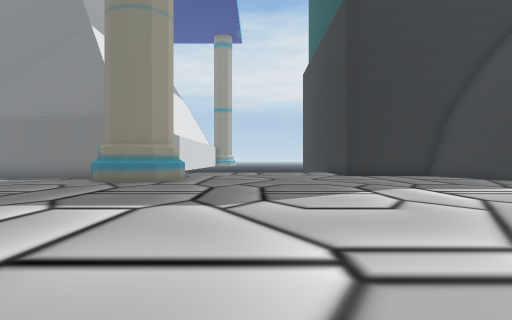
view 1 (above)

16 first-person views from a walk through a 3-D level made in the Unity game engine. The camera is 1.4 m above the floor, looks level and sees 90° across. The floor is counted in squares, 2 m on a side. Each view is taken from the middle of a square. On the plan, view 1 faces up. The plan holds only what a view shows up to about 9 squares ahead; the rest is blank. The place goes on beyond the plan. Some trees and plants on the terrain are drawn as simple stand-ins. Some surface patterns are stand-ins.

view 2
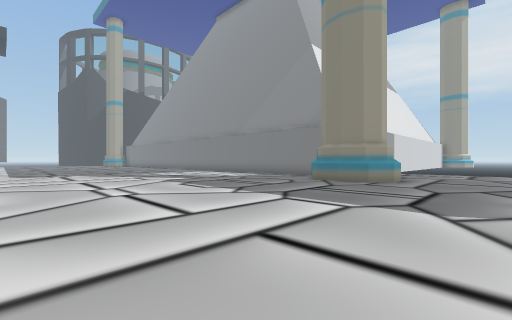

view 3
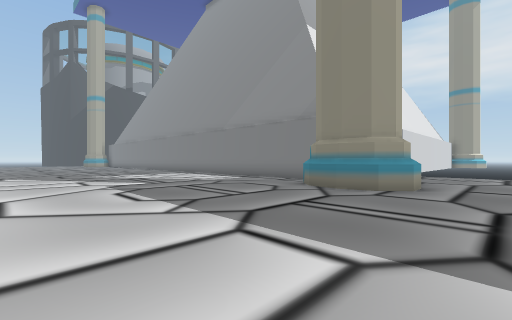

view 4
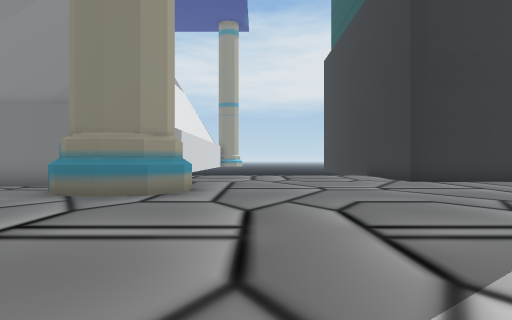

view 5
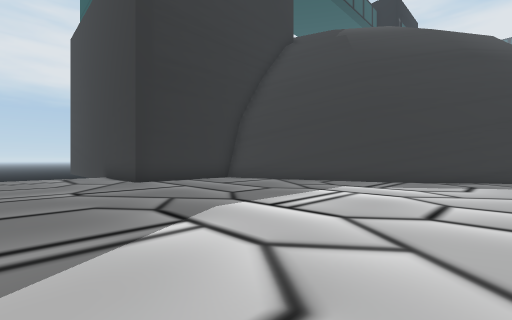

view 6
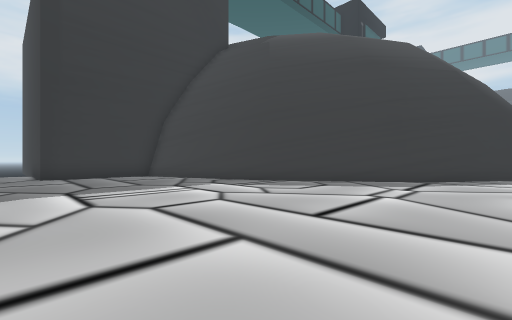

view 7
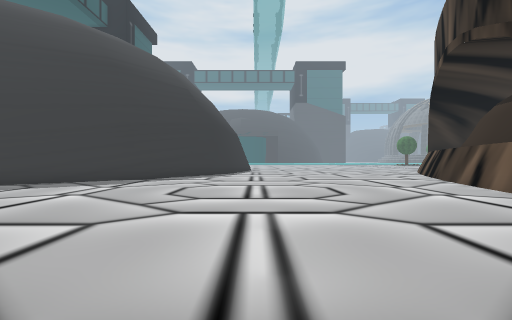

view 8
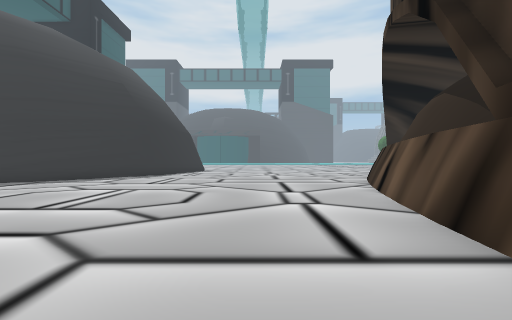

view 9
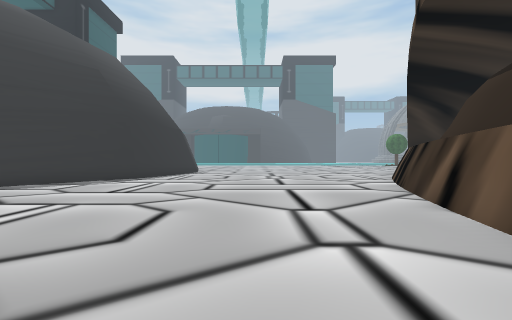

view 10
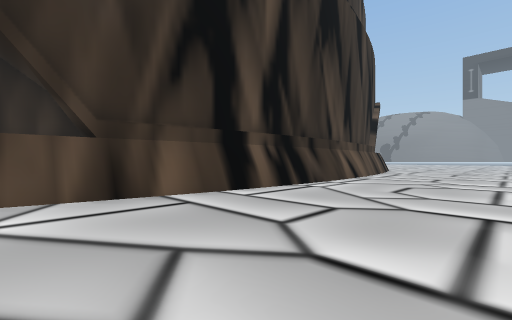

view 11
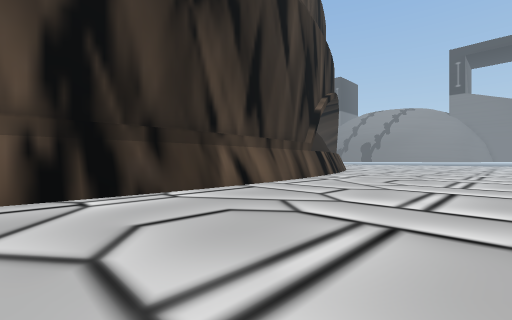

view 12
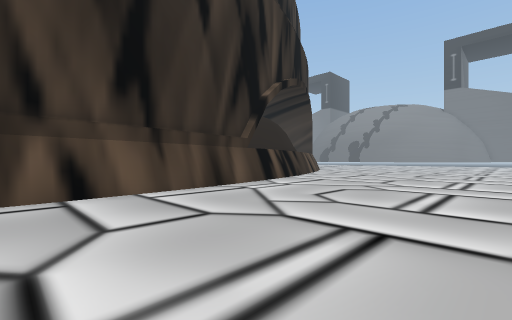

view 13
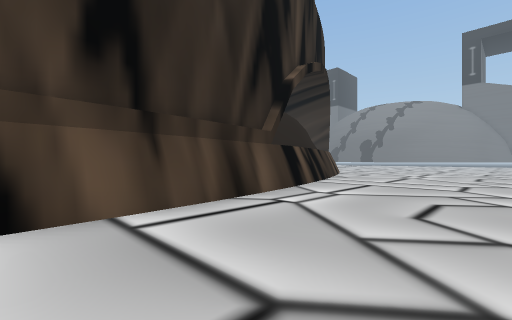

view 14
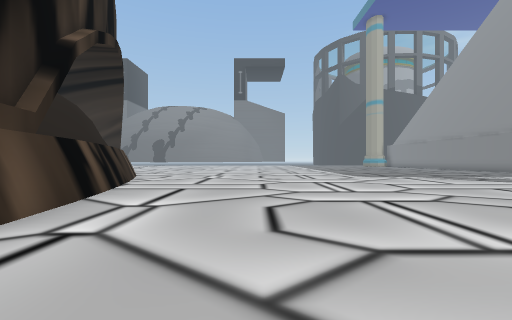

view 15
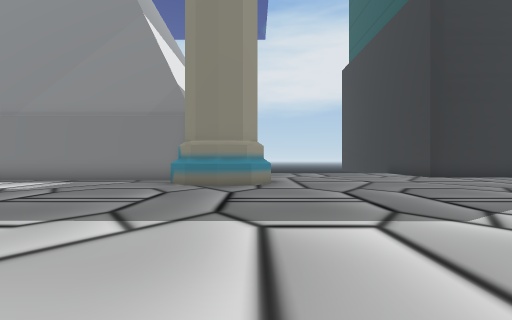

view 16
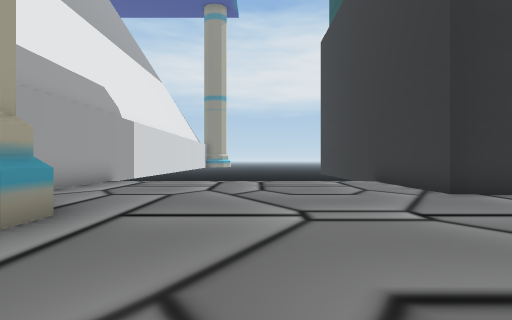

### Floor plan
Points are (right, up) in squares from view 1. A wall is a line through its corners. A room is listed if a view was taken in it or the views show most of it. See-through windows are left out.
Room 1 (views 1, 2, 3, 4, 5, 6, 7, 8, 9, 10, 11, 12, 13, 14, 15, 16)
walls: (-2.6, 9.2) (-2.6, 8.6) (-3.1, 8) (-4, 7.8) (-4.9, 8) (-5.6, 8.6); (-2.8, 9.2) (-2.8, 8.6) (-3.3, 8.1); (-4.8, 8.1) (-5.4, 8.7); (-0.2, -6.4) (2.8, -6.6); (-0.3, -6.7) (1.5, -6.7); (2.7, -6.4) (8.3, -7.4); (2.7, -6.6) (9.5, -7.8); (-5.6, 9.8) (-11.9, 9.8); (-4.6, -6.9) (-0.2, -6.5); (9.7, 5.7) (8.4, 9); (-5.9, -6.8) (-0.1, -6.4); (-7.2, -7.2) (-5.7, -7); (7.2, 11.2) (4, 11.2) (4, 15.1); (-7.6, -7.4) (-7.1, -7.3); (12.3, 2.4) (9.6, 6); (8.1, -7.6) (10.6, -8.4); (12.7, 1.9) (12.4, 2.3); (-8.6, -7.4) (-4.5, -6.7); (9.4, -7.8) (13.2, -9); (-4.8, 15) (-4.8, 11.5); (10.8, -8.4) (13.2, -9.2); (-11.2, -8.2) (-7.7, -7.4); (15.5, -0.1) (12.5, 1.9); (-12.1, -8.7) (-11.1, -8.4); (13.1, -9.2) (15, -10.1)
low walls: (12.5, 1.8) (9.5, 5.8); (8.5, -7.4) (9.5, -7.6); (-12, -8.4) (-8.5, -7.4)

Positions as (right, up) in squares from view 1, and headings:
1: (0, 0), facing up
2: (0, 0), facing up-left
3: (-1, 2), facing up-left
4: (-1, 3), facing up
5: (1, 3), facing up-right
6: (3, 0), facing up-right
7: (3, -2), facing right
8: (4, -5), facing right
9: (6, -5), facing right
10: (8, -2), facing down-left
11: (3, -1), facing down-left
12: (-1, -1), facing down-left
13: (-2, -3), facing down-left
14: (-3, -4), facing left
15: (-3, 1), facing up
16: (0, 6), facing up
